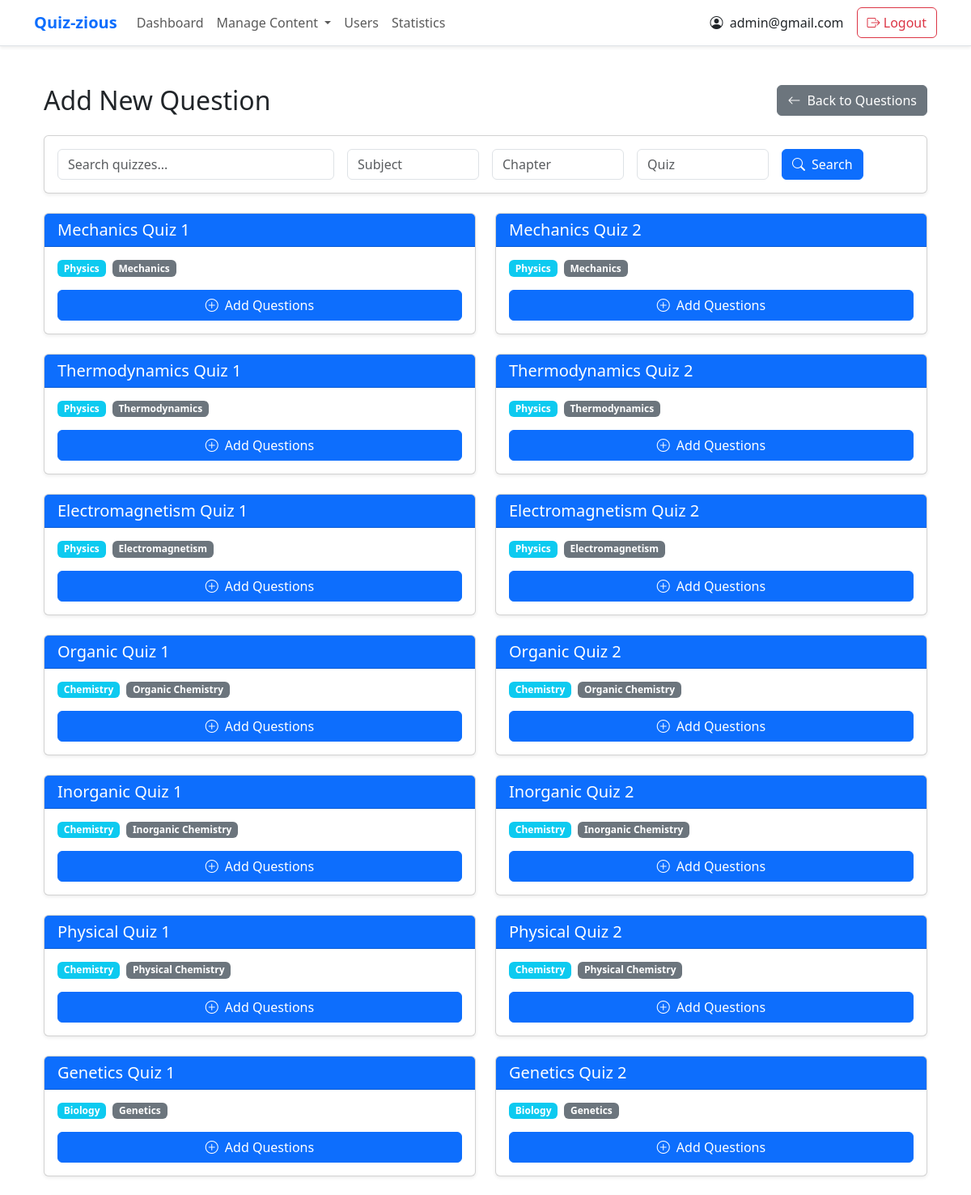
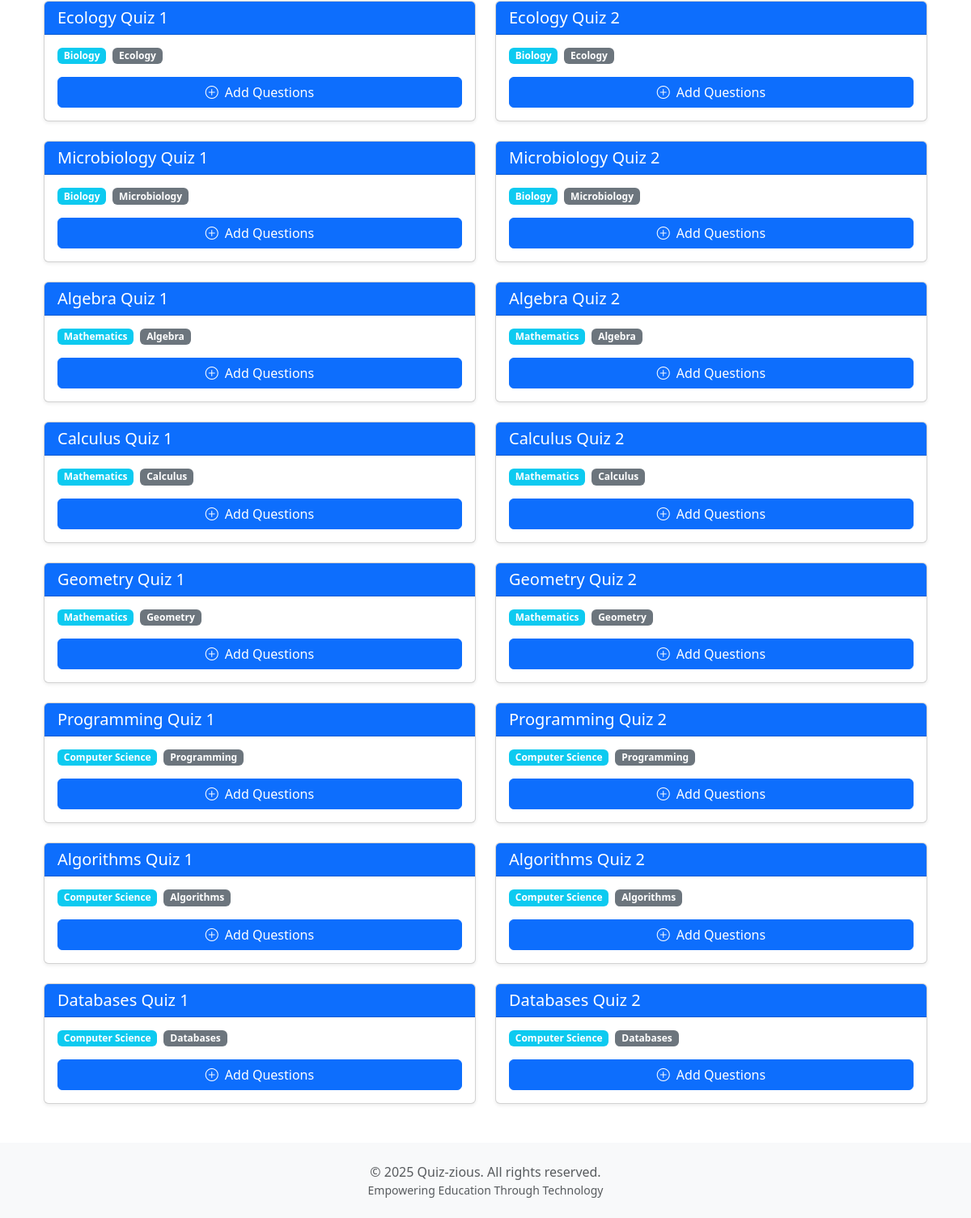
/admin/question (signed in), run on the app's committed database (2 pictures, top to bottom).
### tables this page shows
CREATE TABLE users (
            id INTEGER PRIMARY KEY AUTOINCREMENT,
            username TEXT UNIQUE,  -- This will be the email
            full_name TEXT,
            qualification TEXT,
            dob DATE,
            password TEXT,
            role TEXT
        );

CREATE TABLE quizzes (
    id INTEGER PRIMARY KEY AUTOINCREMENT,
    quiz_name TEXT NOT NULL,
    chapter_id INTEGER NOT NULL,
    date_of_quiz DATE NOT NULL,
    time_duration INTEGER NOT NULL,  -- Change to INTEGER to store total minutes
    remarks TEXT,
    FOREIGN KEY (chapter_id) REFERENCES chapters (id) ON DELETE CASCADE
);

CREATE TABLE subjects (
            id INTEGER PRIMARY KEY AUTOINCREMENT,
            name TEXT NOT NULL,
            description TEXT,
            additional_fields TEXT
        );

CREATE TABLE chapters (
            id INTEGER PRIMARY KEY AUTOINCREMENT,
            subject_id INTEGER,
            name TEXT NOT NULL,
            description TEXT,
            additional_fields TEXT,
            FOREIGN KEY (subject_id) REFERENCES subjects (id)
        );

### app.py (the view, shortened to what this page needs)
@app.route('/admin/question', methods=['GET', 'POST'])
@admin_required
def question():
    search_query = request.args.get('search_query', '')
    subject_filter = request.args.get('subject_filter', '')
    chapter_filter = request.args.get('chapter_filter', '')
    quiz_filter = request.args.get('quiz_filter', '')
    conn = sqlite3.connect('database.db')
    cursor = conn.cursor()
    query = """SELECT
        subjects.name AS subject_name,
        chapters.name AS chapter_name,
        quizzes.id AS quiz_id,
        quizzes.quiz_name,
        quizzes.date_of_quiz,
        quizzes.time_duration,
        quizzes.remarks

    FROM
        quizzes
    JOIN
        chapters ON quizzes.chapter_id = chapters.id
    JOIN
        subjects ON chapters.subject_id = subjects.id
    WHERE 1=1"""
    params = []
    if search_query:
        query += """ AND (quizzes.quiz_name LIKE ? OR
            chapters.name LIKE ? OR
            subjects.name LIKE ?)"""
        params.extend([f'%{search_query}%', f'%{search_query}%', f'%{search_query}%'])
    if subject_filter:
        query += " AND subjects.name LIKE ?"
        params.append(f'%{subject_filter}%')
    if chapter_filter:
        query += " AND chapters.name LIKE ?"
        params.append(f'%{chapter_filter}%')
    if quiz_filter:
        query += " AND quizzes.quiz_name LIKE ?"
        params.append(f'%{quiz_filter}%')
    cursor.execute(query, params)
    quizzes = cursor.fetchall()
    conn.close()
    return render_template('question.html', quizzes=quizzes,
                          search_query=search_query,
                          subject_filter=subject_filter,
                          chapter_filter=chapter_filter,
                          quiz_filter=quiz_filter)

### app.py (called while the page is built)
@login_manager.user_loader # user loader for loading the user
def load_user(user_id):
    conn = sqlite3.connect('database.db')
    cursor = conn.cursor()
    cursor.execute("SELECT id, username, role, full_name FROM users WHERE id=?", (user_id,))
    user = cursor.fetchone()
    conn.close()
    if user:
        return User(user[0], user[1], user[2], user[3])
    return None

def admin_required(f):
    @wraps(f)
    def decorated_function(*args, **kwargs):
        if 'role' not in session or session['role'] != 'admin':
            return redirect(url_for('home'))  # Redirect to home if not admin
        return f(*args, **kwargs)
    return decorated_function

### templates/question.html (shortened to what this page needs)
{% extends "base.html" %}
{% block content %}
<div class="container py-4">
    <div class="d-flex justify-content-between align-items-center mb-4">
        <h2 class="mb-0">Add New Question</h2>
        <a href="{{ url_for('question') }}" class="btn btn-secondary">
            <i class="bi bi-arrow-left me-2"></i>Back to Questions
        </a>
    </div>
    <div class="card shadow-sm mb-4">
        <div class="card-body">
            <form method="POST" action="{{ url_for('question') }}" class="row g-3">
                <div class="col-md-4">
                    <input type="text" class="form-control" name="search_query"
                           placeholder="Search quizzes..." value="{{ search_query|default('') }}">
                </div>
                <div class="col-md-2">
                    <input type="text" class="form-control" name="subject_filter"
                           placeholder="Subject" value="{{ subject_filter|default('') }}">
                </div>
                <div class="col-md-2">
                    <input type="text" class="form-control" name="chapter_filter"
                           placeholder="Chapter" value="{{ chapter_filter|default('') }}">
                </div>
                <div class="col-md-2">
                    <input type="text" class="form-control" name="quiz_filter"
                           placeholder="Quiz" value="{{ quiz_filter|default('') }}">
                </div>
                <div class="col-md-2">
                    <div class="d-flex gap-2">
                        <button type="submit" class="btn btn-primary">
                            <i class="bi bi-search me-2"></i>Search
                        </button>
                    </div>
                </div>
            </form>
        </div>
    </div>
    <div class="row row-cols-1 row-cols-md-2 g-4">
        {% for quiz in quizzes %}
        <div class="col">
            <div class="card shadow-sm h-100">
                <div class="card-header bg-primary text-white">
                    <h5 class="card-title mb-0">{{ quiz[3] }}</h5>
                </div>
                <div class="card-body">
                    <div class="mb-3">
                        <div class="d-flex gap-2">
                            <span class="badge bg-info">{{ quiz[0] }}</span>
                            <span class="badge bg-secondary">{{ quiz[1] }}</span>
                        </div>
                    </div>
                    <form method="GET" action="/admin/question_add">
                        <button type="submit" class="btn btn-primary w-100">
                            <i class="bi bi-plus-circle me-2"></i>Add Questions
                        </button>
                    </form>
                </div>
            </div>
        </div>
        {% endfor %}
    </div>
</div>
{% endblock %}

### templates/base.html (shortened to what this page needs)
<!DOCTYPE html>
<html lang="en" data-bs-theme="light">
<head>
    <link href="https://cdn.jsdelivr.net/npm/bootstrap@5.3.0/dist/css/bootstrap.min.css" rel="stylesheet">
    <link rel="stylesheet" href="https://cdn.jsdelivr.net/npm/bootstrap-icons@1.11.0/font/bootstrap-icons.css">
</head>
<body class="d-flex flex-column min-vh-100">
    <nav class="navbar navbar-expand-lg navbar-light bg-white border-bottom shadow-sm">
        <div class="container">
            <a class="navbar-brand fw-bold text-primary" href="{% if session['role'] == 'admin' %}{{ url_for('admin_dashboard') }}{% else %}{{ url_for('user_dashboard') }}{% endif %}">Quiz-zious</a>
            <div class="collapse navbar-collapse" id="navbarNav">
                <ul class="navbar-nav me-auto">
                    {% if session['role'] == 'admin' %}
                        <li class="nav-item">
                            <a class="nav-link" href="{{ url_for('admin_dashboard') }}">Dashboard</a>
                        </li>
                        <li class="nav-item dropdown">
                            <a class="nav-link dropdown-toggle" href="#" role="button" data-bs-toggle="dropdown" aria-expanded="false">
                                Manage Content
                            </a>
                        </li>
                        <li class="nav-item">
                            <a class="nav-link" href="/admin/manage-users">Users</a>
                        </li>
                        <li class="nav-item">
                            <a class="nav-link" href="{{ url_for('admin_statistics') }}">Statistics</a>
                        </li>
                    {% else %}
                        <li class="nav-item">
                            <a class="nav-link" href="{{ url_for('user_dashboard') }}">Dashboard</a>
                        </li>
                    {% endif %}
                </ul>
                <div class="d-flex align-items-center">
                    <div class="nav-item me-3">
                        <span class="text-dark">
                            <i class="bi bi-person-circle me-1"></i>
                            {{ session['username'] }}
                        </span>
                    </div>
                    <div class="nav-item">
                        <a class="btn btn-outline-danger" href="/logout">
                            <i class="bi bi-box-arrow-right"></i> Logout
                        </a>
                    </div>
                </div>
            </div>
        </div>
    </nav>
    <main class="container flex-grow-1 py-4">
        {% block content %}{% endblock %}
    </main>
    <footer class="footer mt-auto bg-light py-4">
        <div class="container">
            <div class="text-center text-muted">
                <p class="mb-0">&copy; 2025 Quiz-zious. All rights reserved.</p>
                <p class="mb-0 small">Empowering Education Through Technology</p>
            </div>
        </div>
    </footer>
</body>
</html>

### data on the page
users: username "admin@gmail.com"
quizzes: quiz_name "Mechanics Quiz 1", name "Physics", name "Mechanics"
quizzes: quiz_name "Mechanics Quiz 2", name "Physics", name "Mechanics"
quizzes: quiz_name "Thermodynamics Quiz 1", name "Physics", name "Thermodynamics"
quizzes: quiz_name "Thermodynamics Quiz 2", name "Physics", name "Thermodynamics"
quizzes: quiz_name "Electromagnetism Quiz 1", name "Physics", name "Electromagnetism"
quizzes: quiz_name "Electromagnetism Quiz 2", name "Physics", name "Electromagnetism"
quizzes: quiz_name "Organic Quiz 1", name "Chemistry", name "Organic Chemistry"
quizzes: quiz_name "Organic Quiz 2", name "Chemistry", name "Organic Chemistry"
quizzes: quiz_name "Inorganic Quiz 1", name "Chemistry", name "Inorganic Chemistry"
quizzes: quiz_name "Inorganic Quiz 2", name "Chemistry", name "Inorganic Chemistry"
quizzes: quiz_name "Physical Quiz 1", name "Chemistry", name "Physical Chemistry"
quizzes: quiz_name "Physical Quiz 2", name "Chemistry", name "Physical Chemistry"
quizzes: quiz_name "Genetics Quiz 1", name "Biology", name "Genetics"
quizzes: quiz_name "Genetics Quiz 2", name "Biology", name "Genetics"
quizzes: quiz_name "Ecology Quiz 1", name "Biology", name "Ecology"
quizzes: quiz_name "Ecology Quiz 2", name "Biology", name "Ecology"
quizzes: quiz_name "Microbiology Quiz 1", name "Biology", name "Microbiology"
quizzes: quiz_name "Microbiology Quiz 2", name "Biology", name "Microbiology"
quizzes: quiz_name "Algebra Quiz 1", name "Mathematics", name "Algebra"
quizzes: quiz_name "Algebra Quiz 2", name "Mathematics", name "Algebra"
quizzes: quiz_name "Calculus Quiz 1", name "Mathematics", name "Calculus"
quizzes: quiz_name "Calculus Quiz 2", name "Mathematics", name "Calculus"
quizzes: quiz_name "Geometry Quiz 1", name "Mathematics", name "Geometry"
quizzes: quiz_name "Geometry Quiz 2", name "Mathematics", name "Geometry"
quizzes: quiz_name "Programming Quiz 1", name "Computer Science", name "Programming"
quizzes: quiz_name "Programming Quiz 2", name "Computer Science", name "Programming"
quizzes: quiz_name "Algorithms Quiz 1", name "Computer Science", name "Algorithms"
quizzes: quiz_name "Algorithms Quiz 2", name "Computer Science", name "Algorithms"
quizzes: quiz_name "Databases Quiz 1", name "Computer Science", name "Databases"
quizzes: quiz_name "Databases Quiz 2", name "Computer Science", name "Databases"
